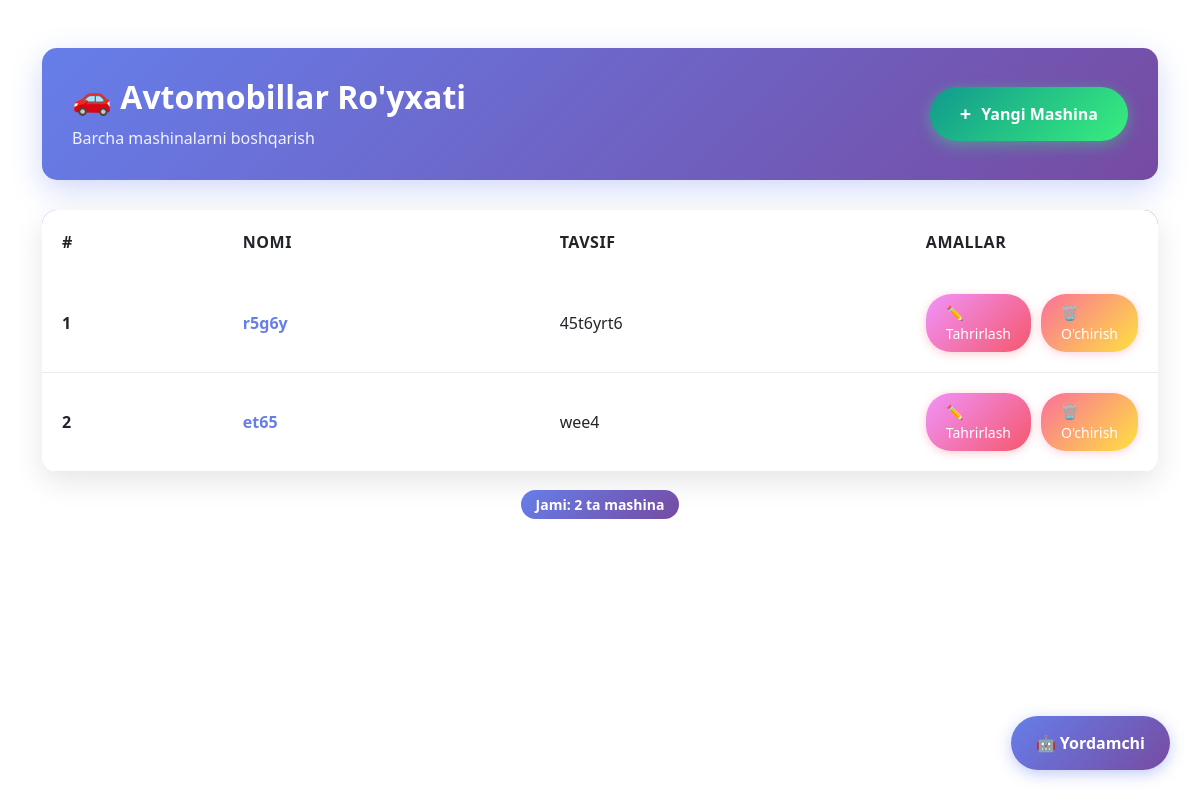
Before: / with the older database file.
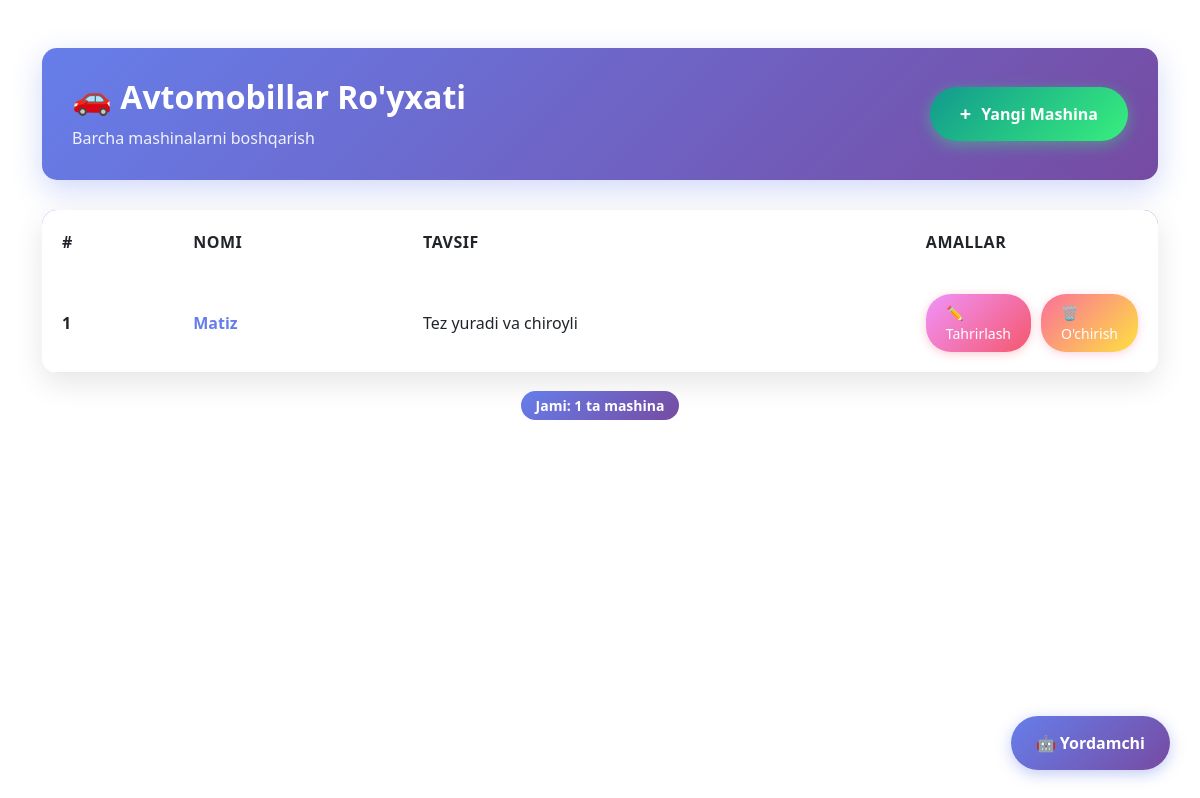
After: the same page with the newer database file.
### mashina/models.py (models this page shows, shortened)
class Mashina(models.Model):
    image = models.ImageField(upload_to='image/', null=True, blank=True)
    title = models.CharField(max_length=200)
    descriptions = models.TextField()
    price = models.DecimalField(max_digits=10, decimal_places=2, null=True, blank=True)
    created_at = models.DateTimeField(auto_now_add=True)
    class Meta:
        db_table = 'mashina'

### mashina/views.py (the view)
# urls.py: path('', views.mashina_list, name='mashina_list'),
def mashina_list(request):
    mashina = Mashina.objects.all()
    return render(request, 'mashina/mashina_list.html', {'mashina': mashina})

### templates/mashina/mashina_list.html (shortened to what this page needs)
{% extends 'base.html' %}
{% block content %}
<div class="page-header">
    <div class="d-flex justify-content-between align-items-center">
        <div>
            <h1>🚗 Avtomobillar Ro'yxati</h1>
            <p>Barcha mashinalarni boshqarish</p>
        </div>
        <a href="{% url 'mashina_create' %}" class="add-btn">
            Yangi Mashina
        </a>
    </div>
</div>
<div class="table-container">
    {% if mashina %}
    <table class="table">
        <thead>
            <tr>
                <th>#</th>
                <th>Nomi</th>
                <th>Tavsif</th>
                <th style="width: 250px;">Amallar</th>
            </tr>
        </thead>
        <tbody>
            {% for i in mashina %}
            <tr>
                <td><strong>{{ forloop.counter }}</strong></td>
                <td>
                    <div style="font-weight: 600; color: #667eea;">
                        {{ i.title }}
                    </div>
                </td>
                <td>{{ i.descriptions|truncatewords:10 }}</td>
                <td>
                    <div class="action-buttons">
                        <a href="{% url 'mashina_update' i.id %}" class="edit-btn">
                            ✏️ Tahrirlash
                        </a>
                        <a href="{% url 'mashina_delete' i.id %}"
                           class="delete-btn"
                           onclick="return confirm('Rostdan ham o\'chirmoqchimisiz?')">
                            🗑️ O'chirish
                        </a>
                    </div>
                </td>
            </tr>
            {% endfor %}
        </tbody>
    </table>
    {% endif %}
</div>
<div style="margin-top: 20px; text-align: center;">
    <span class="badge-count">
        Jami: {{ mashina.count }} ta mashina
    </span>
</div>
{% endblock %}

### templates/base.html (shortened to what this page needs)
<!DOCTYPE html>
<html lang="uz">
<head>
    <link href="https://cdn.jsdelivr.net/npm/bootstrap@5.3.0/dist/css/bootstrap.min.css"
          rel="stylesheet">
</head>
<body>
    <div class="container mt-5">
        {% block content %}
        {% endblock %}
    </div>
    <button onclick="openChatModal()" class="ai-chat-btn">
        🤖 Yordamchi
    </button>
</body>
</html>

### templates/base.html (style rules this page uses)
.ai-chat-btn { position: fixed; bottom: 30px; right: 30px; background: linear-gradient(135deg, #667eea 0%, #764ba2 100%); color: white; border: none; padding: 15px 25px; border-radius: 50px; cursor: pointer; font-size: 16px; font-weight: bold; box-shadow: 0 4px 15px rgba(102, 126, 234, 0.4); z-index: 1000; transition: transform 0.3s; }

### templates/mashina/mashina_list.html (style rules this page uses)
.page-header { background: linear-gradient(135deg, #667eea 0%, #764ba2 100%); color: white; padding: 30px; border-radius: 15px; margin-bottom: 30px; box-shadow: 0 10px 30px rgba(102, 126, 234, 0.3); }
.page-header h1 { margin: 0; font-size: 32px; font-weight: 700; }
.page-header p { margin: 10px 0 0 0; opacity: 0.9; font-size: 16px; }
.add-btn { background: linear-gradient(135deg, #11998e 0%, #38ef7d 100%); color: white; padding: 12px 30px; border-radius: 50px; text-decoration: none; font-weight: 600; display: inline-flex; align-items: center; gap: 10px; box-shadow: 0 4px 15px rgba(56, 239, 125, 0.4); transition: all 0.3s; border: none; font-size: 16px; }
.add-btn::before { content: '+'; font-size: 20px; font-weight: bold; }
.table-container { background: white; border-radius: 15px; overflow: hidden; box-shadow: 0 10px 30px rgba(0, 0, 0, 0.1); }
.table { margin: 0; }
.table thead { background: linear-gradient(135deg, #667eea 0%, #764ba2 100%); color: white; }
.table thead th { padding: 20px; font-weight: 600; font-size: 16px; border: none; text-transform: uppercase; letter-spacing: 0.5px; }
.table tbody tr { transition: all 0.3s; }
.table tbody td { padding: 20px; vertical-align: middle; border-bottom: 1px solid #e9ecef; }
.action-buttons { display: flex; gap: 10px; }
.edit-btn { background: linear-gradient(135deg, #f093fb 0%, #f5576c 100%); color: white; padding: 8px 20px; border-radius: 25px; text-decoration: none; font-weight: 500; font-size: 14px; transition: all 0.3s; display: inline-flex; align-items: center; gap: 5px; box-shadow: 0 2px 10px rgba(245, 87, 108, 0.3); }
.delete-btn { background: linear-gradient(135deg, #fa709a 0%, #fee140 100%); color: white; padding: 8px 20px; border-radius: 25px; text-decoration: none; font-weight: 500; font-size: 14px; transition: all 0.3s; display: inline-flex; align-items: center; gap: 5px; box-shadow: 0 2px 10px rgba(250, 112, 154, 0.3); }
.badge-count { background: linear-gradient(135deg, #667eea 0%, #764ba2 100%); color: white; padding: 5px 15px; border-radius: 20px; font-size: 14px; font-weight: 600; }

Changed rows visible on the page:
removed Mashina: title "r5g6y", descriptions "45t6yrt6"
removed Mashina: title "et65", descriptions "wee4"
added Mashina: title "Matiz", descriptions "Tez yuradi va chiroyli"
Other visible differences:
{{ mashina.count }}: "2" → "1"
